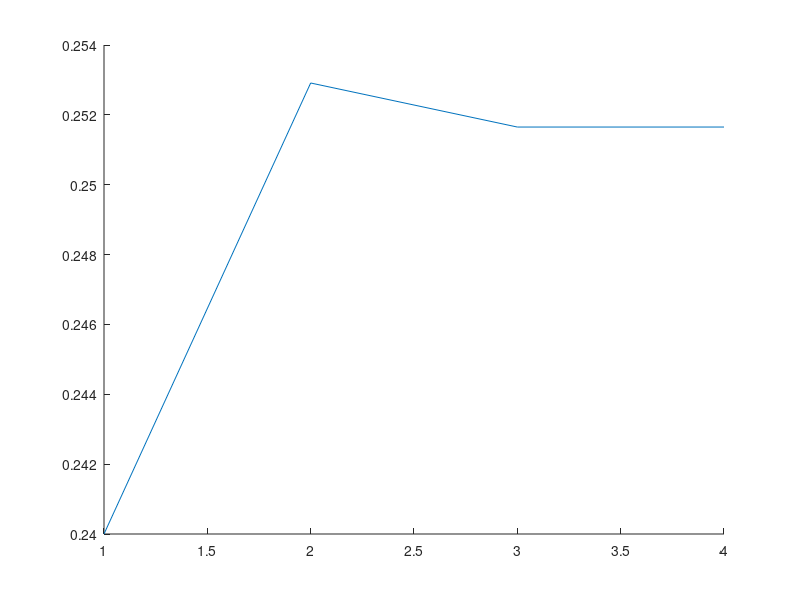

Write MATLAB code to recreate this figure. (Note: this script raises an error after producing the figure.)
% simulation of problem 7-19 
% Steven M. Kay, Fundamentals of statistical signal processing: Estimation Theory book
% Author: Reza Ghasemi Alavicheh[r.ghasemi.reza@gmail.com]

clc;
clear;
%% constant value
N = 10;
mu = 0;
sigma = 0.1;
n = [0:N - 1];

%% Generate
f_k0 = 0.25;
w_n = normrnd(mu, sigma, 1, N);
x_n = cos(2 * pi .* f_k0 .* n) + w_n;

%% Newton-Raphson
f_k0 = 0.24;
i = 0;
data_f = [];

while true
    i = i + 1; % counter

    f_k1 = f_k0 - (sum((2 * pi .* n) .* x_n .* sin(2 * pi * f_k0 .* n))) / (sum(((2 * pi .* n).^2) .* x_n .* cos(2 * pi * f_k0 .* n)));
    data_f = [data_f f_k0];

    if abs(f_k1 - f_k0) < 10e-9
        
        break
        
    end

    f_k0 = f_k1;

    if i > 50
       
        break;

    end

end
mean_f = (sum(data_f))/length(data_f) ; 
%% shape
hold on;
plot(data_f);
yline(0.25, '--');
grid on;
ylabel('Estimate');
xlabel('Iterations');
title('Newton-Raphson');

%% Grid (fine grid)
data_grid1 = [];
data_ff = [0:0.01:0.5];

for ff = 0:0.01:0.5
    J1 = sum(x_n .* cos(2 * pi * ff .* n));
    data_grid1 = [data_grid1 J1];

end

%% shape
figure;
max_grid = max(data_grid1);
stem(data_ff, data_grid1);
hold on
plot(data_ff, data_grid1);
yline(max_grid, '--', 'linewidth', 3);
ylim([-3 6]);
ylabel('J');
xlabel('Frequency');
title('Grid Method with fine grid');
grid on;

%% Grid (bad grid)
data_grid2 = [];
data_ff = [0:0.1:0.5];

for ff = 0:0.1:0.5
    J2 = sum(x_n .* cos(2 * pi * ff .* n));
    data_grid2 = [data_grid2 J2];

end

%% shape
figure;
max_grid = max(data_grid2);
stem(data_ff, data_grid2);
hold on
plot(data_ff, data_grid2);
yline(max_grid, '--', 'linewidth', 3);
ylim([-0.2 2.3]);
ylabel('J');
xlabel('Frequency');
title('Grid Method with short grid');
grid on;
